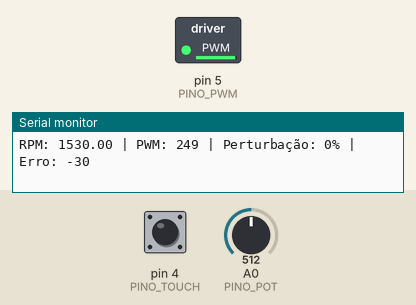
This sketch was run on a simulated Arduino Uno, built with avr-gcc and run on an emulated ATmega328P. On the bench: switched loads named in the sketch (green lamp = pin HIGH), the last lines printed to the serial monitor. The inputs (shaded band) are chosen by the test bench; at power-on: A0 (PINO_POT) = 512, pin 4 (PINO_TOUCH) LOW.

Above: at 2.8 s.
2.9 s: A0 (PINO_POT) set to 122
At 3.8 s:
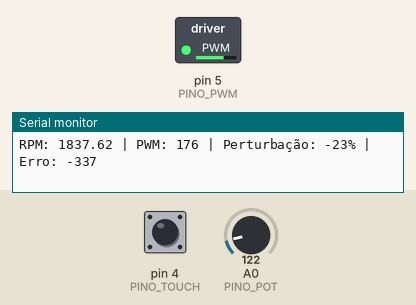
6.4 s: pin 4 (PINO_TOUCH) pulled HIGH for 1.3 s
At 7.8 s:
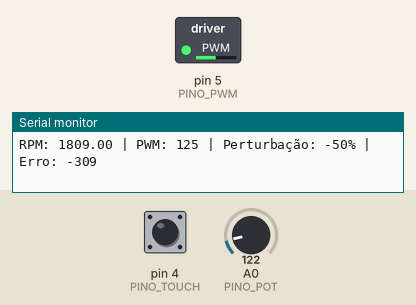
9.9 s: A0 (PINO_POT) set to 511
12.5 s: A0 (PINO_POT) set to 306
At 13.8 s:
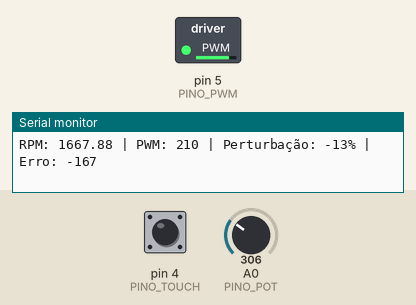
Timing chart, 0 to 17.5 s (numbered marks = the images above; inputs shaded):
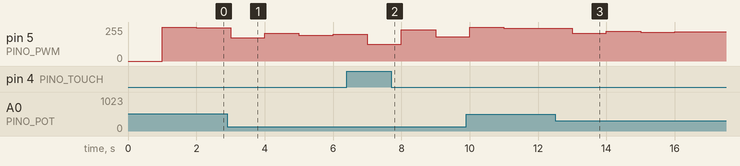

The sketch:

sensor_de_velocidade1.ino
```cpp
#define PINO_PWM 5         // LED simula esforço do motor
#define PINO_TOUCH 4       // sensor touch digital
#define PINO_POT A0        // potenciômetro analógico
#define DELTA_PULSO 1000   // intervalo de cálculo (ms)

unsigned long ultimaVerificacao, proximaVerificacao;
float rpm_simulado = 0;
int pwm = 0;

const int RPM_ALVO = 1500;
const float KP = 0.2; // reduzido para evitar saturação
const float FATOR_RPM = 6.0; // fator de conversão PWM → RPM

void setup() {
  pinMode(PINO_PWM, OUTPUT);
  pinMode(PINO_TOUCH, INPUT);
  Serial.begin(9600);

  ultimaVerificacao = millis();
  proximaVerificacao = ultimaVerificacao + DELTA_PULSO;
}

void loop() {
  unsigned long agora = millis();

  if (agora >= proximaVerificacao) {
    ultimaVerificacao = agora;
    proximaVerificacao = agora + DELTA_PULSO;

    // Leitura do potenciômetro → perturbação
    int leituraPot = analogRead(PINO_POT);
    int P = map(leituraPot, 0, 1023, -30, 30); // perturbação entre -30% e +30%

    // Sensor touch → perturbação extrema
    if (digitalRead(PINO_TOUCH) == HIGH) {
      P = -50;
    }

    // Simula RPM como função do PWM e da perturbação
    rpm_simulado = pwm * FATOR_RPM * (1.0 - P / 100.0);

    // Controle proporcional
    int erro = RPM_ALVO - rpm_simulado;
    int ajuste = KP * erro;

    // Aplica perturbação como ajuste fixo
    int impacto = P * 0.3;

    pwm += ajuste + impacto;

    // Estabilização: desacelera se estiver próximo do alvo
    if (abs(erro) < 10) {
      pwm -= 1;
    }

    // Saturação
    pwm = constrain(pwm, 0, 255);
    analogWrite(PINO_PWM, pwm);

    // Exibição no monitor serial
    Serial.print("RPM: ");
    Serial.print(rpm_simulado, 2);
    Serial.print(" | PWM: ");
    Serial.print(pwm);
    Serial.print(" | Perturbação: ");
    Serial.print(P);
    Serial.print("% | Erro: ");
    Serial.println(erro);
  }
}
```

Measured:
- after the input at 2.9 s, pin 5 (PINO_PWM): 249/255 → 176/255 after 0.10 s, → 210/255 1.0 s later, → 195/255 1.0 s later, → 201/255 1.0 s later
- after the input at 12.5 s, pin 5 (PINO_PWM): 246/255 → 210/255 after 0.50 s, → 222/255 1.0 s later, → 217/255 1.0 s later, → 219/255 1.0 s later
